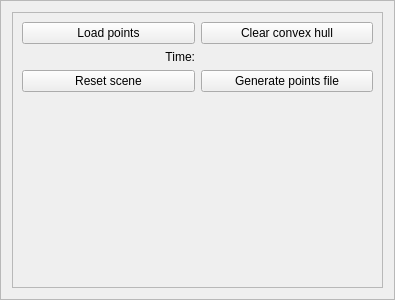
<?xml version="1.0" encoding="UTF-8"?>
<ui version="4.0">
 <class>ConvexHullManager</class>
 <widget class="QFrame" name="ConvexHullManager">
  <property name="geometry">
   <rect>
    <x>0</x>
    <y>0</y>
    <width>395</width>
    <height>300</height>
   </rect>
  </property>
  <property name="sizePolicy">
   <sizepolicy hsizetype="Preferred" vsizetype="Preferred">
    <horstretch>0</horstretch>
    <verstretch>0</verstretch>
   </sizepolicy>
  </property>
  <property name="windowTitle">
   <string>Frame</string>
  </property>
  <property name="frameShape">
   <enum>QFrame::StyledPanel</enum>
  </property>
  <property name="frameShadow">
   <enum>QFrame::Raised</enum>
  </property>
  <layout class="QVBoxLayout" name="verticalLayout">
   <item>
    <widget class="QFrame" name="frame">
     <property name="sizePolicy">
      <sizepolicy hsizetype="Preferred" vsizetype="Preferred">
       <horstretch>0</horstretch>
       <verstretch>0</verstretch>
      </sizepolicy>
     </property>
     <property name="frameShape">
      <enum>QFrame::StyledPanel</enum>
     </property>
     <property name="frameShadow">
      <enum>QFrame::Raised</enum>
     </property>
     <layout class="QGridLayout" name="gridLayout">
      <item row="3" column="0">
       <widget class="QPushButton" name="resetSceneButton">
        <property name="text">
         <string>Reset scene</string>
        </property>
       </widget>
      </item>
      <item row="2" column="1">
       <widget class="QLabel" name="timeLabel">
        <property name="text">
         <string/>
        </property>
       </widget>
      </item>
      <item row="3" column="1">
       <widget class="QPushButton" name="generatePointsFileButton">
        <property name="text">
         <string>Generate points file</string>
        </property>
       </widget>
      </item>
      <item row="2" column="0">
       <widget class="QLabel" name="timeDescriptionLabel">
        <property name="text">
         <string>Time:</string>
        </property>
        <property name="alignment">
         <set>Qt::AlignRight|Qt::AlignTrailing|Qt::AlignVCenter</set>
        </property>
       </widget>
      </item>
      <item row="0" column="1">
       <widget class="QPushButton" name="clearConvexHullButton">
        <property name="text">
         <string>Clear convex hull</string>
        </property>
       </widget>
      </item>
      <item row="0" column="0">
       <widget class="QPushButton" name="loadPointsButton">
        <property name="text">
         <string>Load points</string>
        </property>
       </widget>
      </item>
      <item row="6" column="0">
       <spacer name="verticalSpacer">
        <property name="orientation">
         <enum>Qt::Vertical</enum>
        </property>
        <property name="sizeHint" stdset="0">
         <size>
          <width>20</width>
          <height>40</height>
         </size>
        </property>
       </spacer>
      </item>
     </layout>
    </widget>
   </item>
  </layout>
 </widget>
 <resources/>
 <connections/>
</ui>
